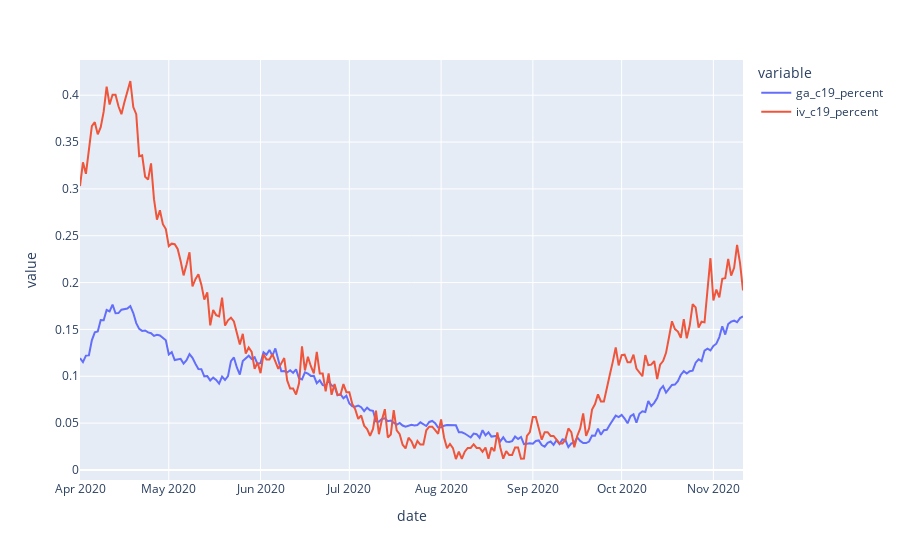

Source (notebook cell):
### Code cell
all_wales = beds_lockdowns[beds_lockdowns['health_board']=='Wales']

fig = px.line(all_wales, x = 'date', y = ['ga_c19_percent', 'iv_c19_percent'])
fig.show()

### Figure 1 — Plotly figure (JSON) as saved in the notebook; plotly's stock layout.template omitted (floating-point values rounded to 4 significant figures; data arrays with more than 128 entries replaced by an {"elided": "..."} marker saying what was removed)
{"data": [{"hovertemplate": "variable=ga_c19_percent<br>date=%{x}<br>value=%{y}<extra></extra>", "legendgroup": "ga_c19_percent", "line": {"color": "#636efa", "dash": "solid"}, "mode": "lines", "name": "ga_c19_percent", "orientation": "v", "showlegend": true, "type": "scatter", "x": {"elided": "225 str values"}, "xaxis": "x", "y": {"elided": "225 float values"}, "yaxis": "y"}, {"hovertemplate": "variable=iv_c19_percent<br>date=%{x}<br>value=%{y}<extra></extra>", "legendgroup": "iv_c19_percent", "line": {"color": "#EF553B", "dash": "solid"}, "mode": "lines", "name": "iv_c19_percent", "orientation": "v", "showlegend": true, "type": "scatter", "x": {"elided": "225 str values"}, "xaxis": "x", "y": {"elided": "225 float values"}, "yaxis": "y"}], "layout": {"legend": {"title": {"text": "variable"}, "tracegroupgap": 0}, "margin": {"t": 60}, "xaxis": {"anchor": "y", "domain": [0, 1], "title": {"text": "date"}}, "yaxis": {"anchor": "x", "domain": [0, 1], "title": {"text": "value"}}}}
